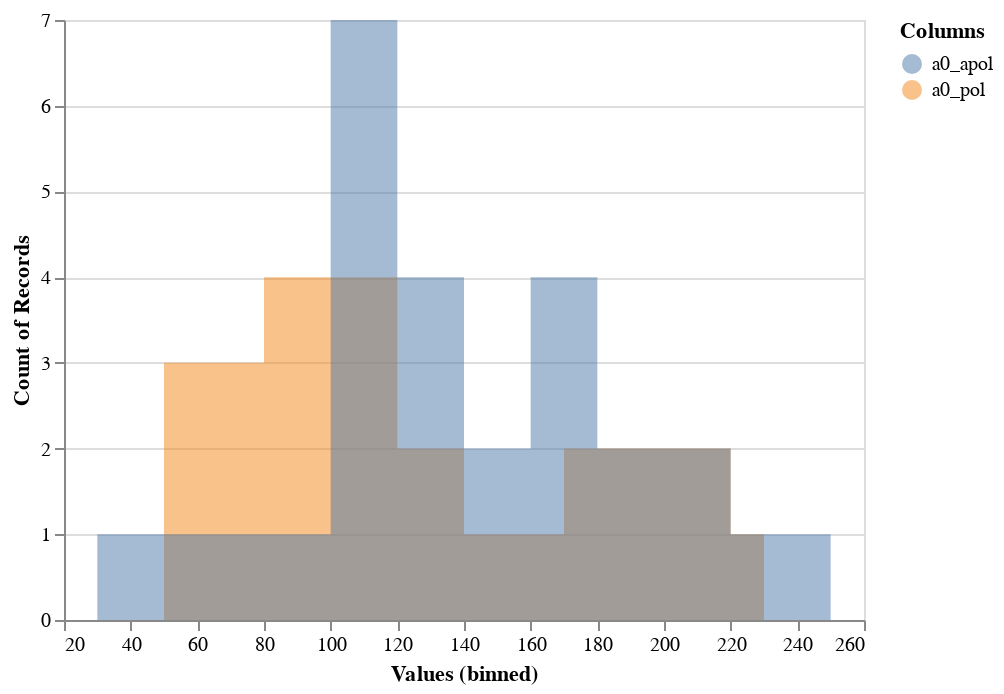

The cell this chart's notebook holds for it:
### Markdown cell above
I did this on a larger list of peptide binding structures and this is typically a good way to start studying some of the properties of these epitopes compared to drug binding sites or others.

### Code cell
import pandas as pd
import altair as alt
d=pd.read_table('../data/peptide_out.txt',delim_whitespace=True,header=None,names=["cav_id","drug_score","volume","nb_asph","inter_chain","apol_asph_proportion","mean_asph_radius","as_density","mean_asph_solv_acc","mean_loc_hyd_dens","flex","hydrophobicity_score","volume_score","charge_score","polarity_score","a0_apol","a0_pol","af_apol","af_pol","n_abpa","ala","cys","asp","glu","phe","gly","his","ile","lys","leu","met","asn","pro","gln","arg","ser","thr","val","trp","tyr","chain_1_type","chain_2_type","num_res_chain_1","num_res_chain_2","lig_het_tag","name_chain_1","name_chain_2"])
alt.Chart(d).mark_bar().encode(
    alt.X("volume", bin=True),
    y='count()',
)

alt.Chart(d).transform_fold( 
    ['a0_pol', 'a0_apol'], 
    as_=['Columns', 'Values'] 
).mark_area( 
    opacity=0.5, 
    interpolate='step'
).encode( 
    alt.X('Values:Q', bin=alt.Bin(maxbins=20)), 
    alt.Y('count()', stack=None), 
    alt.Color('Columns:N') 
)

### Figure 1 — Vega-Lite specification as saved in the notebook (floating-point values rounded to 4 significant figures)
{"config": {"view": {"continuousWidth": 400, "continuousHeight": 300}}, "data": {"name": "data-3b64e6e8ad891117cdd3f7b20bace7e3"}, "mark": {"type": "area", "interpolate": "step", "opacity": 0.5}, "encoding": {"color": {"type": "nominal", "field": "Columns"}, "x": {"type": "quantitative", "bin": {"maxbins": 20}, "field": "Values"}, "y": {"type": "quantitative", "aggregate": "count", "stack": null}}, "transform": [{"fold": ["a0_pol", "a0_apol"], "as": ["Columns", "Values"]}], "$schema": "https://vega.github.io/schema/vega-lite/v4.8.1.json", "datasets": {"data-3b64e6e8ad891117cdd3f7b20bace7e3": [{"cav_id": 1, "drug_score": 0.0021, "volume": 3994.0, "nb_asph": 213, "inter_chain": 0, "apol_asph_proportion": 0.1831, "mean_asph_radius": 4.362, "as_density": 10.83, "mean_asph_solv_acc": 0.5065, "mean_loc_hyd_dens": 10.36, "flex": 0.0, "hydrophobicity_score": 17.7, "volume_score": 4.13, "charge_score": 3, "polarity_score": 31, "a0_apol": 176.3, "a0_pol": 207.8, "af_apol": 91.74, "af_pol": 196.2, "n_abpa": 21, "ala": 1, "cys": 4, "asp": 2, "glu": 3, "phe": 0, "gly": 3, "his": 1, "ile": 4, "lys": 0, "leu": 4, "met": 1, "asn": 3, "pro": 0, "gln": 1, "arg": 1, "ser": 6, "thr": 4, "val": 2, "trp": 3, "tyr": 3, "chain_1_type": 0, "chain_2_type": 0, "num_res_chain_1": 457, "num_res_chain_2": 457, "lig_het_tag": "PSA", "name_chain_1": "A", "name_chain_2": "A"}, {"cav_id": 1, "drug_score": 0.1847, "volume": 4681.0, "nb_asph": 204, "inter_chain": 0, "apol_asph_proportion": 0.3529, "mean_asph_radius": 4.481, "as_density": 10.85, "mean_asph_solv_acc": 0.545, "mean_loc_hyd_dens": 22.0, "flex": 0.0, "hydrophobicity_score": 27.59, "volume_score": 3.471, "charge_score": -8, "polarity_score": 26, "a0_apol": 183.6, "a0_pol": 226.1, "af_apol": 124.2, "af_pol": 226.1, "n_abpa": 11, "ala": 1, "cys": 0, "asp": 0, "glu": 7, "phe": 0, "gly": 2, "his": 1, "ile": 7, "lys": 0, "leu": 8, "met": 4, "asn": 0, "pro": 0, "gln": 4, "arg": 0, "ser": 9, "thr": 5, "val": 0, "trp": 2, "tyr": 1, "chain_1_type": 0, "chain_2_type": 0, "num_res_chain_1": 328, "num_res_chain_2": 328, "lig_het_tag": null, "name_chain_1": "A", "name_chain_2": "A"}, {"cav_id": 1, "drug_score": 1.0, "volume": 2913.0, "nb_asph": 187, "inter_chain": 0, "apol_asph_proportion": 0.5241, "mean_asph_radius": 4.321, "as_density": 11.53, "mean_asph_solv_acc": 0.5341, "mean_loc_hyd_dens": 48.67, "flex": 0.0, "hydrophobicity_score": 34.35, "volume_score": 5.077, "charge_score": 3, "polarity_score": 16, "a0_apol": 107.5, "a0_pol": 84.26, "af_apol": 47.78, "af_pol": 96.32, "n_abpa": 8, "ala": 1, "cys": 2, "asp": 1, "glu": 2, "phe": 0, "gly": 0, "his": 1, "ile": 1, "lys": 1, "leu": 1, "met": 3, "asn": 3, "pro": 0, "gln": 3, "arg": 0, "ser": 1, "thr": 0, "val": 1, "trp": 4, "tyr": 1, "chain_1_type": 0, "chain_2_type": 0, "num_res_chain_1": 238, "num_res_chain_2": 238, "lig_het_tag": null, "name_chain_1": "A", "name_chain_2": "A"}, {"cav_id": 1, "drug_score": 0.9998, "volume": 1568.0, "nb_asph": 110, "inter_chain": 0, "apol_asph_proportion": 0.4182, "mean_asph_radius": 4.52, "as_density": 6.763, "mean_asph_solv_acc": 0.4934, "mean_loc_hyd_dens": 36.83, "flex": 0.0, "hydrophobicity_score": 34.26, "volume_score": 4.852, "charge_score": 0, "polarity_score": 17, "a0_apol": 105.1, "a0_pol": 48.26, "af_apol": 82.19, "af_pol": 27.82, "n_abpa": 12, "ala": 1, "cys": 1, "asp": 2, "glu": 0, "phe": 0, "gly": 3, "his": 2, "ile": 0, "lys": 0, "leu": 2, "met": 1, "asn": 1, "pro": 0, "gln": 3, "arg": 1, "ser": 2, "thr": 0, "val": 0, "trp": 6, "tyr": 2, "chain_1_type": 0, "chain_2_type": 0, "num_res_chain_1": 594, "num_res_chain_2": 594, "lig_het_tag": null, "name_chain_1": "A", "name_chain_2": "A"}, {"cav_id": 1, "drug_score": 0.0044, "volume": 3833.0, "nb_asph": 152, "inter_chain": 0, "apol_asph_proportion": 0.1513, "mean_asph_radius": 4.496, "as_density": 9.852, "mean_asph_solv_acc": 0.5972, "mean_loc_hyd_dens": 9.565, "flex": 0.0, "hydrophobicity_score": -7.595, "volume_score": 3.486, "charge_score": -7, "polarity_score": 27, "a0_apol": 114.7, "a0_pol": 187.8, "af_apol": 70.72, "af_pol": 141.6, "n_abpa": 15, "ala": 2, "cys": 3, "asp": 2, "glu": 8, "phe": 0, "gly": 0, "his": 4, "ile": 4, "lys": 2, "leu": 0, "met": 1, "asn": 0, "pro": 0, "gln": 0, "arg": 2, "ser": 2, "thr": 4, "val": 1, "trp": 1, "tyr": 1, "chain_1_type": 0, "chain_2_type": 0, "num_res_chain_1": 499, "num_res_chain_2": 499, "lig_het_tag": null, "name_chain_1": "A", "name_chain_2": "A"}, {"cav_id": 1, "drug_score": 1.0, "volume": 4532.0, "nb_asph": 205, "inter_chain": 0, "apol_asph_proportion": 0.4537, "mean_asph_radius": 4.563, "as_density": 11.96, "mean_asph_solv_acc": 0.5825, "mean_loc_hyd_dens": 55.1, "flex": 0.0, "hydrophobicity_score": 29.83, "volume_score": 4.933, "charge_score": 5, "polarity_score": 20, "a0_apol": 173.9, "a0_pol": 128.1, "af_apol": 105.1, "af_pol": 183.2, "n_abpa": 11, "ala": 1, "cys": 3, "asp": 1, "glu": 2, "phe": 0, "gly": 0, "his": 1, "ile": 1, "lys": 2, "leu": 1, "met": 3, "asn": 3, "pro": 0, "gln": 3, "arg": 0, "ser": 2, "thr": 1, "val": 1, "trp": 4, "tyr": 1, "chain_1_type": 0, "chain_2_type": 0, "num_res_chain_1": 221, "num_res_chain_2": 221, "lig_het_tag": null, "name_chain_1": "A", "name_chain_2": "A"}, {"cav_id": 1, "drug_score": 0.6107, "volume": 2792.0, "nb_asph": 132, "inter_chain": 0, "apol_asph_proportion": 0.3333, "mean_asph_radius": 4.192, "as_density": 9.48, "mean_asph_solv_acc": 0.5561, "mean_loc_hyd_dens": 15.64, "flex": 0.0, "hydrophobicity_score": 30.11, "volume_score": 3.974, "charge_score": -1, "polarity_score": 16, "a0_apol": 120.7, "a0_pol": 80.06, "af_apol": 86.8, "af_pol": 68.36, "n_abpa": 9, "ala": 1, "cys": 1, "asp": 2, "glu": 3, "phe": 4, "gly": 1, "his": 1, "ile": 3, "lys": 1, "leu": 0, "met": 6, "asn": 1, "pro": 2, "gln": 2, "arg": 2, "ser": 3, "thr": 0, "val": 1, "trp": 2, "tyr": 2, "chain_1_type": 0, "chain_2_type": 0, "num_res_chain_1": 286, "num_res_chain_2": 286, "lig_het_tag": "HOH", "name_chain_1": "A", "name_chain_2": "A"}, {"cav_id": 1, "drug_score": 0.0059, "volume": 4088.0, "nb_asph": 206, "inter_chain": 0, "apol_asph_proportion": 0.165, "mean_asph_radius": 4.314, "as_density": 10.2, "mean_asph_solv_acc": 0.5104, "mean_loc_hyd_dens": 11.0, "flex": 0.0, "hydrophobicity_score": 19.14, "volume_score": 4.233, "charge_score": 2, "polarity_score": 29, "a0_apol": 166.7, "a0_pol": 217.2, "af_apol": 91.74, "af_pol": 173.5, "n_abpa": 17, "ala": 1, "cys": 3, "asp": 2, "glu": 3, "phe": 0, "gly": 3, "his": 1, "ile": 4, "lys": 0, "leu": 3, "met": 2, "asn": 3, "pro": 0, "gln": 1, "arg": 1, "ser": 4, "thr": 4, "val": 2, "trp": 4, "tyr": 2, "chain_1_type": 0, "chain_2_type": 0, "num_res_chain_1": 409, "num_res_chain_2": 409, "lig_het_tag": "PSA", "name_chain_1": "A", "name_chain_2": "A"}, {"cav_id": 1, "drug_score": 1.0, "volume": 717.5, "nb_asph": 91, "inter_chain": 0, "apol_asph_proportion": 0.7363, "mean_asph_radius": 3.941, "as_density": 5.032, "mean_asph_solv_acc": 0.4513, "mean_loc_hyd_dens": 63.07, "flex": 0.0, "hydrophobicity_score": 22.8, "volume_score": 3.95, "charge_score": 0, "polarity_score": 10, "a0_apol": 32.61, "a0_pol": 50.8, "af_apol": 15.29, "af_pol": 22.78, "n_abpa": 6, "ala": 0, "cys": 1, "asp": 2, "glu": 2, "phe": 0, "gly": 1, "his": 1, "ile": 2, "lys": 1, "leu": 2, "met": 1, "asn": 1, "pro": 1, "gln": 1, "arg": 0, "ser": 1, "thr": 0, "val": 0, "trp": 0, "tyr": 3, "chain_1_type": 0, "chain_2_type": 0, "num_res_chain_1": 403, "num_res_chain_2": 403, "lig_het_tag": "0TJ", "name_chain_1": "A", "name_chain_2": "A"}, {"cav_id": 1, "drug_score": 0.9998, "volume": 5078.0, "nb_asph": 144, "inter_chain": 0, "apol_asph_proportion": 0.625, "mean_asph_radius": 4.433, "as_density": 12.16, "mean_asph_solv_acc": 0.6764, "mean_loc_hyd_dens": 31.22, "flex": 0.0, "hydrophobicity_score": 33.91, "volume_score": 4.324, "charge_score": 5, "polarity_score": 16, "a0_apol": 251.3, "a0_pol": 72.34, "af_apol": 204.5, "af_pol": 122.4, "n_abpa": 6, "ala": 1, "cys": 2, "asp": 2, "glu": 1, "phe": 0, "gly": 2, "his": 1, "ile": 3, "lys": 3, "leu": 0, "met": 1, "asn": 2, "pro": 2, "gln": 5, "arg": 0, "ser": 0, "thr": 2, "val": 1, "trp": 0, "tyr": 6, "chain_1_type": 0, "chain_2_type": 0, "num_res_chain_1": 151, "num_res_chain_2": 151, "lig_het_tag": null, "name_chain_1": "A", "name_chain_2": "A"}, {"cav_id": 1, "drug_score": 1.0, "volume": 2990.0, "nb_asph": 162, "inter_chain": 0, "apol_asph_proportion": 0.5741, "mean_asph_radius": 4.436, "as_density": 11.15, "mean_asph_solv_acc": 0.5545, "mean_loc_hyd_dens": 45.05, "flex": 0.0, "hydrophobicity_score": 34.38, "volume_score": 5.167, "charge_score": 3, "polarity_score": 16, "a0_apol": 190.8, "a0_pol": 108.1, "af_apol": 97.48, "af_pol": 90.88, "n_abpa": 15, "ala": 1, "cys": 2, "asp": 1, "glu": 2, "phe": 0, "gly": 0, "his": 1, "ile": 0, "lys": 2, "leu": 0, "met": 3, "asn": 2, "pro": 0, "gln": 3, "arg": 0, "ser": 1, "thr": 0, "val": 1, "trp": 4, "tyr": 1, "chain_1_type": 0, "chain_2_type": 0, "num_res_chain_1": 220, "num_res_chain_2": 220, "lig_het_tag": "707", "name_chain_1": "A", "name_chain_2": "A"}, {"cav_id": 1, "drug_score": 1.0, "volume": 3402.0, "nb_asph": 189, "inter_chain": 0, "apol_asph_proportion": 0.5767, "mean_asph_radius": 4.503, "as_density": 10.82, "mean_asph_solv_acc": 0.5895, "mean_loc_hyd_dens": 52.4, "flex": 0.0, "hydrophobicity_score": 27.81, "volume_score": 5.148, "charge_score": 5, "polarity_score": 19, "a0_apol": 157.0, "a0_pol": 101.3, "af_apol": 97.48, "af_pol": 113.7, "n_abpa": 12, "ala": 1, "cys": 2, "asp": 2, "glu": 2, "phe": 0, "gly": 0, "his": 1, "ile": 0, "lys": 2, "leu": 0, "met": 3, "asn": 4, "pro": 0, "gln": 3, "arg": 0, "ser": 1, "thr": 0, "val": 1, "trp": 4, "tyr": 1, "chain_1_type": 0, "chain_2_type": 0, "num_res_chain_1": 329, "num_res_chain_2": 329, "lig_het_tag": null, "name_chain_1": "A", "name_chain_2": "A"}, {"cav_id": 1, "drug_score": 1.0, "volume": 3012.0, "nb_asph": 188, "inter_chain": 0, "apol_asph_proportion": 0.5053, "mean_asph_radius": 4.484, "as_density": 11.07, "mean_asph_solv_acc": 0.5665, "mean_loc_hyd_dens": 54.99, "flex": 0.0, "hydrophobicity_score": 35.85, "volume_score": 5.077, "charge_score": 5, "polarity_score": 16, "a0_apol": 130.4, "a0_pol": 136.3, "af_apol": 68.81, "af_pol": 99.6, "n_abpa": 10, "ala": 1, "cys": 2, "asp": 1, "glu": 2, "phe": 0, "gly": 0, "his": 0, "ile": 1, "lys": 2, "leu": 1, "met": 3, "asn": 3, "pro": 0, "gln": 3, "arg": 0, "ser": 1, "thr": 0, "val": 1, "trp": 4, "tyr": 1, "chain_1_type": 0, "chain_2_type": 0, "num_res_chain_1": 219, "num_res_chain_2": 219, "lig_het_tag": null, "name_chain_1": "A", "name_chain_2": "A"}, {"cav_id": 1, "drug_score": 1.0, "volume": 3086.0, "nb_asph": 168, "inter_chain": 0, "apol_asph_proportion": 0.5893, "mean_asph_radius": 4.509, "as_density": 10.67, "mean_asph_solv_acc": 0.5794, "mean_loc_hyd_dens": 47.92, "flex": 0.0, "hydrophobicity_score": 34.5, "volume_score": 5.125, "charge_score": 4, "polarity_score": 16, "a0_apol": 152.2, "a0_pol": 92.72, "af_apol": 101.3, "af_pol": 76.83, "n_abpa": 10, "ala": 1, "cys": 2, "asp": 2, "glu": 2, "phe": 0, "gly": 0, "his": 0, "ile": 0, "lys": 2, "leu": 0, "met": 3, "asn": 2, "pro": 0, "gln": 3, "arg": 0, "ser": 1, "thr": 0, "val": 1, "trp": 4, "tyr": 1, "chain_1_type": 0, "chain_2_type": 0, "num_res_chain_1": 221, "num_res_chain_2": 221, "lig_het_tag": "KAC", "name_chain_1": "A", "name_chain_2": "A"}, {"cav_id": 1, "drug_score": 0.9371, "volume": 3251.0, "nb_asph": 167, "inter_chain": 0, "apol_asph_proportion": 0.3174, "mean_asph_radius": 4.206, "as_density": 11.08, "mean_asph_solv_acc": 0.5608, "mean_loc_hyd_dens": 17.32, "flex": 0.0, "hydrophobicity_score": 20.97, "volume_score": 3.743, "charge_score": 3, "polarity_score": 23, "a0_apol": 123.2, "a0_pol": 114.0, "af_apol": 86.01, "af_pol": 68.1, "n_abpa": 11, "ala": 0, "cys": 0, "asp": 1, "glu": 1, "phe": 4, "gly": 3, "his": 0, "ile": 5, "lys": 2, "leu": 0, "met": 1, "asn": 2, "pro": 0, "gln": 1, "arg": 0, "ser": 6, "thr": 2, "val": 1, "trp": 5, "tyr": 1, "chain_1_type": 0, "chain_2_type": 0, "num_res_chain_1": 288, "num_res_chain_2": 288, "lig_het_tag": null, "name_chain_1": "A", "name_chain_2": "A"}, {"cav_id": 1, "drug_score": 1.0, "volume": 4101.0, "nb_asph": 206, "inter_chain": 0, "apol_asph_proportion": 0.4806, "mean_asph_radius": 4.533, "as_density": 11.88, "mean_asph_solv_acc": 0.5866, "mean_loc_hyd_dens": 51.54, "flex": 0.0, "hydrophobicity_score": 29.83, "volume_score": 4.933, "charge_score": 5, "polarity_score": 20, "a0_apol": 171.5, "a0_pol": 155.9, "af_apol": 120.4, "af_pol": 165.8, "n_abpa": 11, "ala": 1, "cys": 3, "asp": 1, "glu": 2, "phe": 0, "gly": 0, "his": 1, "ile": 1, "lys": 2, "leu": 1, "met": 3, "asn": 3, "pro": 0, "gln": 3, "arg": 0, "ser": 2, "thr": 1, "val": 1, "trp": 4, "tyr": 1, "chain_1_type": 0, "chain_2_type": 0, "num_res_chain_1": 221, "num_res_chain_2": 221, "lig_het_tag": null, "name_chain_1": "A", "name_chain_2": "A"}, {"cav_id": 1, "drug_score": 0.0344, "volume": 2347.0, "nb_asph": 129, "inter_chain": 0, "apol_asph_proportion": 0.2558, "mean_asph_radius": 4.492, "as_density": 7.882, "mean_asph_solv_acc": 0.5488, "mean_loc_hyd_dens": 17.39, "flex": 0.0, "hydrophobicity_score": 22.62, "volume_score": 3.654, "charge_score": 2, "polarity_score": 14, "a0_apol": 115.9, "a0_pol": 97.27, "af_apol": 76.45, "af_pol": 137.9, "n_abpa": 7, "ala": 3, "cys": 1, "asp": 1, "glu": 1, "phe": 1, "gly": 2, "his": 1, "ile": 1, "lys": 3, "leu": 0, "met": 3, "asn": 0, "pro": 2, "gln": 1, "arg": 1, "ser": 1, "thr": 4, "val": 0, "trp": 0, "tyr": 0, "chain_1_type": 0, "chain_2_type": 0, "num_res_chain_1": 300, "num_res_chain_2": 300, "lig_het_tag": null, "name_chain_1": "A", "name_chain_2": "A"}, {"cav_id": 1, "drug_score": 0.9945, "volume": 2723.0, "nb_asph": 160, "inter_chain": 0, "apol_asph_proportion": 0.3, "mean_asph_radius": 4.46, "as_density": 7.736, "mean_asph_solv_acc": 0.55, "mean_loc_hyd_dens": 32.38, "flex": 0.0, "hydrophobicity_score": 25.85, "volume_score": 3.731, "charge_score": 2, "polarity_score": 13, "a0_apol": 134.4, "a0_pol": 76.78, "af_apol": 114.7, "af_pol": 98.0, "n_abpa": 7, "ala": 3, "cys": 1, "asp": 1, "glu": 1, "phe": 1, "gly": 2, "his": 1, "ile": 1, "lys": 3, "leu": 0, "met": 4, "asn": 0, "pro": 2, "gln": 1, "arg": 1, "ser": 1, "thr": 3, "val": 0, "trp": 0, "tyr": 0, "chain_1_type": 0, "chain_2_type": 0, "num_res_chain_1": 305, "num_res_chain_2": 305, "lig_het_tag": null, "name_chain_1": "A", "name_chain_2": "A"}, {"cav_id": 1, "drug_score": 0.7819, "volume": 2305.0, "nb_asph": 126, "inter_chain": 0, "apol_asph_proportion": 0.2302, "mean_asph_radius": 4.353, "as_density": 8.228, "mean_asph_solv_acc": 0.5621, "mean_loc_hyd_dens": 18.28, "flex": 0.0, "hydrophobicity_score": 25.24, "volume_score": 3.8, "charge_score": 2, "polarity_score": 13, "a0_apol": 118.4, "a0_pol": 59.13, "af_apol": 91.74, "af_pol": 50.54, "n_abpa": 10, "ala": 2, "cys": 1, "asp": 1, "glu": 1, "phe": 1, "gly": 2, "his": 1, "ile": 1, "lys": 3, "leu": 0, "met": 4, "asn": 0, "pro": 2, "gln": 1, "arg": 1, "ser": 1, "thr": 3, "val": 0, "trp": 0, "tyr": 0, "chain_1_type": 0, "chain_2_type": 0, "num_res_chain_1": 2308, "num_res_chain_2": 2308, "lig_het_tag": null, "name_chain_1": "A", "name_chain_2": "A"}, {"cav_id": 1, "drug_score": 0.9522, "volume": 1336.0, "nb_asph": 125, "inter_chain": 1, "apol_asph_proportion": 0.296, "mean_asph_radius": 4.274, "as_density": 5.871, "mean_asph_solv_acc": 0.4963, "mean_loc_hyd_dens": 31.73, "flex": 0.0, "hydrophobicity_score": 23.71, "volume_score": 3.917, "charge_score": 2, "polarity_score": 14, "a0_apol": 85.82, "a0_pol": 72.27, "af_apol": 47.78, "af_pol": 82.27, "n_abpa": 6, "ala": 0, "cys": 1, "asp": 1, "glu": 1, "phe": 2, "gly": 1, "his": 1, "ile": 1, "lys": 3, "leu": 0, "met": 3, "asn": 0, "pro": 2, "gln": 1, "arg": 1, "ser": 2, "thr": 3, "val": 0, "trp": 1, "tyr": 0, "chain_1_type": 0, "chain_2_type": 0, "num_res_chain_1": 306, "num_res_chain_2": 305, "lig_het_tag": null, "name_chain_1": "A", "name_chain_2": "B"}, {"cav_id": 1, "drug_score": 0.9989, "volume": 3323.0, "nb_asph": 273, "inter_chain": 1, "apol_asph_proportion": 0.348, "mean_asph_radius": 4.525, "as_density": 10.34, "mean_asph_solv_acc": 0.5392, "mean_loc_hyd_dens": 35.58, "flex": 0.0, "hydrophobicity_score": 22.44, "volume_score": 3.698, "charge_score": 1, "polarity_score": 27, "a0_apol": 101.4, "a0_pol": 180.4, "af_apol": 42.05, "af_pol": 149.8, "n_abpa": 25, "ala": 2, "cys": 2, "asp": 1, "glu": 3, "phe": 3, "gly": 1, "his": 1, "ile": 4, "lys": 2, "leu": 0, "met": 3, "asn": 1, "pro": 0, "gln": 1, "arg": 0, "ser": 5, "thr": 7, "val": 2, "trp": 2, "tyr": 3, "chain_1_type": 0, "chain_2_type": 0, "num_res_chain_1": 239, "num_res_chain_2": 7, "lig_het_tag": "CNT", "name_chain_1": "B", "name_chain_2": "D"}, {"cav_id": 1, "drug_score": 0.9976, "volume": 2663.0, "nb_asph": 125, "inter_chain": 0, "apol_asph_proportion": 0.352, "mean_asph_radius": 4.603, "as_density": 9.056, "mean_asph_solv_acc": 0.5855, "mean_loc_hyd_dens": 29.32, "flex": 0.0, "hydrophobicity_score": 10.47, "volume_score": 4.125, "charge_score": 3, "polarity_score": 22, "a0_apol": 101.5, "a0_pol": 100.1, "af_apol": 97.48, "af_pol": 66.25, "n_abpa": 10, "ala": 2, "cys": 4, "asp": 2, "glu": 2, "phe": 2, "gly": 1, "his": 3, "ile": 1, "lys": 3, "leu": 0, "met": 1, "asn": 1, "pro": 0, "gln": 1, "arg": 1, "ser": 2, "thr": 2, "val": 1, "trp": 1, "tyr": 2, "chain_1_type": 0, "chain_2_type": 0, "num_res_chain_1": 271, "num_res_chain_2": 271, "lig_het_tag": "CAC", "name_chain_1": "A", "name_chain_2": "A"}]}}
